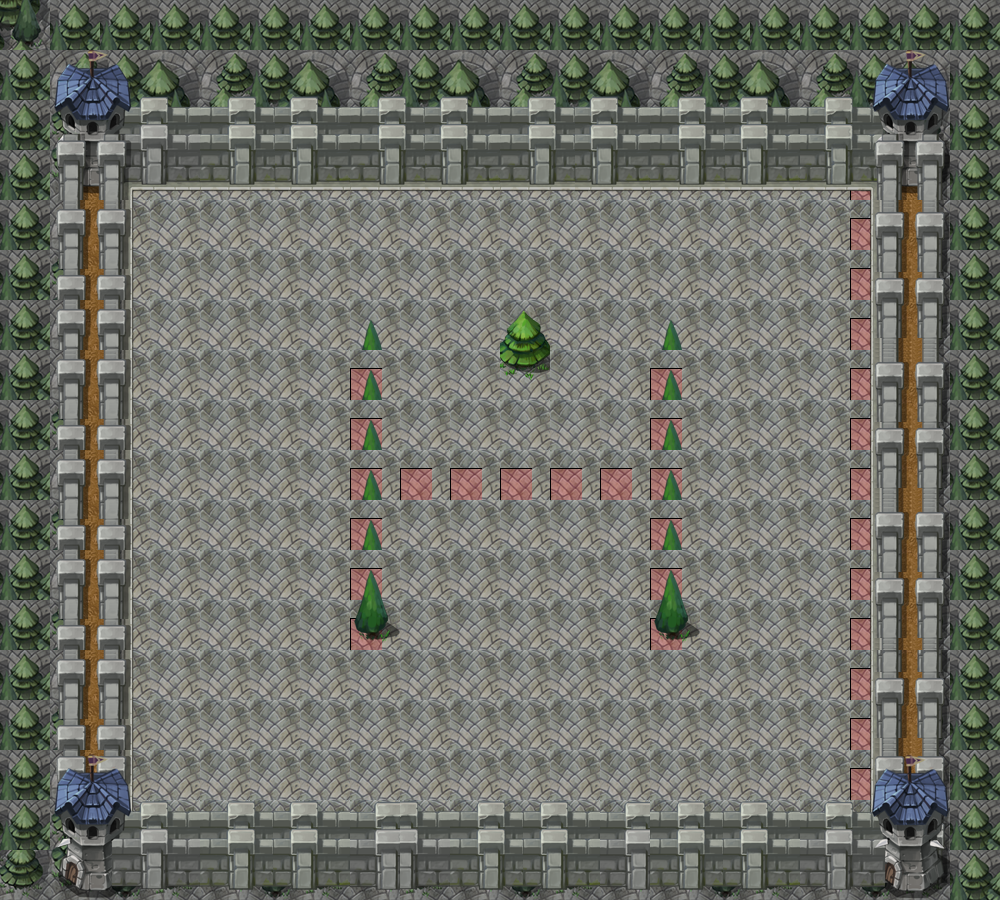

This is a level from a 2D game, rendered from its Tiled map with the project's own tilesets. A one-line summary and the map file follow, with tile-layer data summarised:
An orthogonal 20x18 tile map with 50x50 px tiles, 5 tile layers (bgLayer, blockLayer, maskLayer, itemLayer, ...), 2 tilesets and 1 object (hero).

<map version="1.0" orientation="orthogonal" width="20" height="18" tilewidth="50" tileheight="50">
 <tileset firstgid="1" name="stormwind" tilewidth="50" tileheight="50">
  <image source="stormwind.png" trans="ff00ff" width="1500" height="750" />
 </tileset>
 <tileset firstgid="451" name="meta_tiles" tilewidth="32" tileheight="32">
  <image source="../tilemap/meta_tiles.png" trans="ff00ff" width="67" height="34" />
 </tileset>
 <layer name="bgLayer" width="20" height="18">
  <data>[360 cells, 240 non-empty, 1 distinct tile ids]</data>
 </layer>
 <layer name="blockLayer" width="20" height="18">
  <data>[360 cells, 75 non-empty, 1 distinct tile ids]</data>
 </layer>
 <layer name="maskLayer" width="20" height="18">
  <data>[360 cells, 206 non-empty, 64 distinct tile ids]</data>
 </layer>
 <layer name="itemLayer" width="20" height="18">
  <data>[360 cells, 0 non-empty, 0 distinct tile ids]</data>
 </layer>
 <objectgroup name="item" width="20" height="18">
  <object name="hero" x="715" y="320" />
 </objectgroup>
 <layer name="getLayer" width="20" height="18">
  <data>[360 cells, 2 non-empty, 2 distinct tile ids]</data>
 </layer>
</map>
